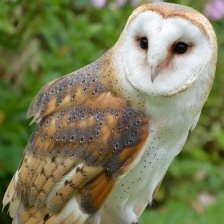
#> input picture cnn/Bird Speciees Dataset/BARN OWL/001.jpg, 224 x 224 px, found by its file name; its folder holds only this picture in this run
$ python convolutionKernel.py
#> lines starting #> are read from the running program, lines starting #| are printed output that depends on the picture
import os
import random
import cv2
import numpy as np
from pathlib import Path

def getRandomBarnOwlImage():
    # Define the path to the Barn Owl directory
    barnOwlPath = Path('cnn/Bird Speciees Dataset/BARN OWL')

    # Get list of all files in the directory
    imageFiles = [f for f in os.listdir(barnOwlPath) if os.path.isfile(os.path.join(barnOwlPath, f))]

    # Select a random image
    if imageFiles:
        randomImage = random.choice(imageFiles)
        imagePath = os.path.join(barnOwlPath, randomImage)
        return cv2.imread(str(imagePath))
#> returned value is the input picture: shape (224, 224, 3); mean B, G, R 90.7, 127.4, 125.7
    else:
        return None

def applyConvolutionKernels(image):
    if image is None:
        print("No image provided")
        return

    # Convert to grayscale if the image is in color
    if len(image.shape) == 3:
        grayImage = cv2.cvtColor(image, cv2.COLOR_BGR2GRAY)
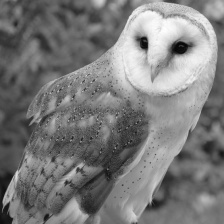
#> grayImage: shape (224, 224); min 4, max 254, mean 122.7
    else:
        grayImage = image

    # Define various kernels
    sobelXKernel = np.array([
        [-1, 0, 1],
        [-2, 0, 2],
        [-1, 0, 1]
    ])

    sobelYKernel = np.array([
        [-1, -2, -1],
        [0, 0, 0],
        [1, 2, 1]
    ])

    laplacianKernel = np.array([
        [0, 1, 0],
        [1, -4, 1],
        [0, 1, 0]
    ])

    sharpenKernel = np.array([
        [0, -1, 0],
        [-1, 5, -1],
        [0, -1, 0]
    ])

    # Apply convolutions
    sobelX = cv2.filter2D(grayImage, -1, sobelXKernel)
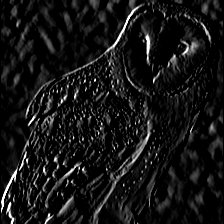
#> sobelX: shape (224, 224); min 0, max 255, mean 21.2
    sobelY = cv2.filter2D(grayImage, -1, sobelYKernel)
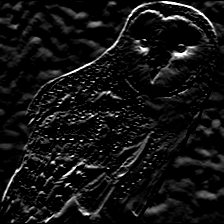
#> sobelY: shape (224, 224); min 0, max 255, mean 19.1
    sobelCombined = cv2.addWeighted(sobelX, 0.5, sobelY, 0.5, 0)
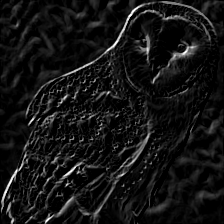
#> sobelCombined: shape (224, 224); min 0, max 255, mean 20.1
    laplacianResult = cv2.filter2D(grayImage, -1, laplacianKernel)
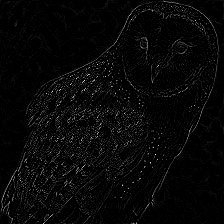
#> laplacianResult: shape (224, 224); min 0, max 255, mean 7.9
    sharpenResult = cv2.filter2D(grayImage, -1, sharpenKernel)
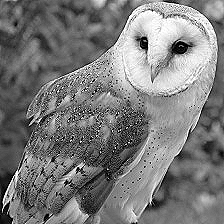
#> sharpenResult: shape (224, 224); min 0, max 255, mean 122.9

    # Create dictionary of results
    results = {
        'original': grayImage,
        'sobelX': sobelX,
        'sobelY': sobelY,
        'sobelCombined': sobelCombined,
        'laplacian': laplacianResult,
        'sharpen': sharpenResult
    }

    return results

def displayResults(results):
    if results is None:
        print("No results to display")
        return

    # Display all results
    for name, image in results.items():
        cv2.imshow(f'Filter: {name}', image)

    cv2.waitKey(0)
    cv2.destroyAllWindows()

def main():
    # Get random image
    randomImage = getRandomBarnOwlImage()

    if randomImage is not None:
        # Apply convolution kernels
        filterResults = applyConvolutionKernels(randomImage)
#> filterResults = 6 items

        # Display results
        displayResults(filterResults)
#> the loop in displayResults, `for name, image in results.items():` made 6 passes
#> name on passes 1 to 6: 'original', 'sobelX', 'sobelY', 'sobelCombined', 'laplacian', 'sharpen'
    else:
        print("Failed to load image")

if __name__ == "__main__":
    main()

$ run again, on cnn/Bird Speciees Dataset/BARN OWL/005.jpg
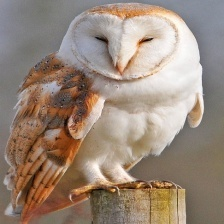
#> input picture cnn/Bird Speciees Dataset/BARN OWL/005.jpg, 224 x 224 px, found by its file name
#> in getRandomBarnOwlImage, returned value is the input picture: shape (224, 224, 3); mean B, G, R 121.8, 136, 153.9
#> in applyConvolutionKernels, `laplacianResult = cv2.filter2D(grayImage, -1, laplacianKernel)`:
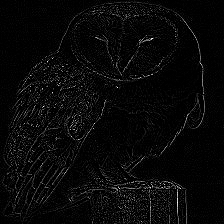
#> laplacianResult: shape (224, 224); min 0, max 255, mean 8.7
#> in applyConvolutionKernels, `sharpenResult = cv2.filter2D(grayImage, -1, sharpenKernel)`:
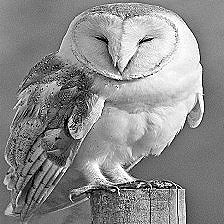
#> sharpenResult: shape (224, 224); min 0, max 255, mean 139.7
#> filterResults = 6 items
#> the loop in displayResults, `for name, image in results.items():` made 6 passes
#> name on passes 1 to 6: 'original', 'sobelX', 'sobelY', 'sobelCombined', 'laplacian', 'sharpen'

$ run again, on cnn/Bird Speciees Dataset/BARN OWL/006.jpg
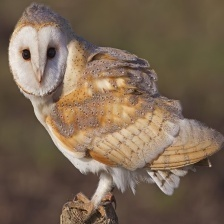
#> input picture cnn/Bird Speciees Dataset/BARN OWL/006.jpg, 224 x 224 px, found by its file name
#> in getRandomBarnOwlImage, returned value is the input picture: shape (224, 224, 3); mean B, G, R 83.9, 103.1, 123
#> in applyConvolutionKernels, `laplacianResult = cv2.filter2D(grayImage, -1, laplacianKernel)`:
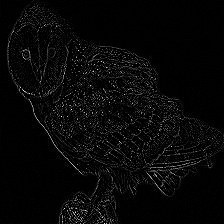
#> laplacianResult: shape (224, 224); min 0, max 255, mean 8
#> in applyConvolutionKernels, `sharpenResult = cv2.filter2D(grayImage, -1, sharpenKernel)`:
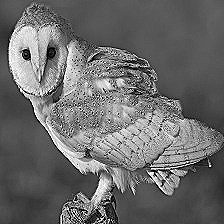
#> sharpenResult: shape (224, 224); min 0, max 255, mean 107
#> filterResults = 6 items
#> the loop in displayResults, `for name, image in results.items():` made 6 passes
#> name on passes 1 to 6: 'original', 'sobelX', 'sobelY', 'sobelCombined', 'laplacian', 'sharpen'

$ run again, on cnn/Bird Speciees Dataset/BARN OWL/007.jpg
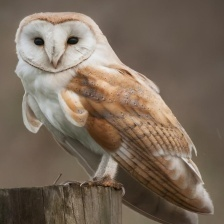
#> input picture cnn/Bird Speciees Dataset/BARN OWL/007.jpg, 224 x 224 px, found by its file name
#> in getRandomBarnOwlImage, returned value is the input picture: shape (224, 224, 3); mean B, G, R 91.1, 106.1, 121.9
#> in applyConvolutionKernels, `laplacianResult = cv2.filter2D(grayImage, -1, laplacianKernel)`:
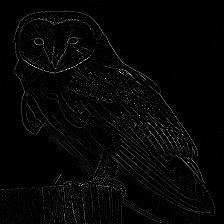
#> laplacianResult: shape (224, 224); min 0, max 255, mean 6.1
#> in applyConvolutionKernels, `sharpenResult = cv2.filter2D(grayImage, -1, sharpenKernel)`:
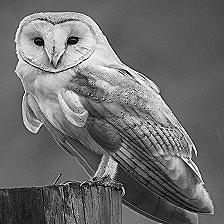
#> sharpenResult: shape (224, 224); min 0, max 255, mean 109.1
#> filterResults = 6 items
#> the loop in displayResults, `for name, image in results.items():` made 6 passes
#> name on passes 1 to 6: 'original', 'sobelX', 'sobelY', 'sobelCombined', 'laplacian', 'sharpen'
